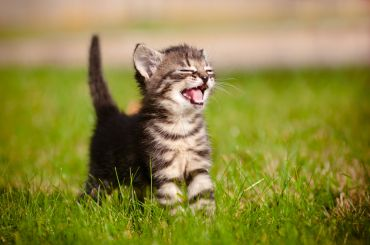
#> input picture images/cat.jpg, 370 x 245 px, found by its file name
$ python tpHistogram.py
#> lines starting #> are read from the running program, lines starting #| are printed output that depends on the picture; after the words box and inside, x2 and y2 are one past the last pixel; in counts of white or black regions, pixels touching at a corner belong together
#TODO : Deposer pdf et raport de deux page~

import numpy as np
import cv2

def threshold_otsu(image):
    # Compute the histogram of the image
    hist, bins = np.histogram(image.flatten(), bins=256, range=[0, 256])

    # Normalize the histogram
    hist = hist.astype(float) / hist.sum()

    # Compute the cumulative sum of the histogram
    cum_sum = np.cumsum(hist)

    # Compute the cumulative mean
    cum_mean = np.cumsum(hist * np.arange(256))

    # Initialize variables
    max_variance = 0
    threshold = 0

    # Iterate over all possible thresholds
    for t in range(1, 256):
        # Background and foreground probabilities
        w_b = cum_sum[t]
        w_f = 1.0 - w_b

        # Background and foreground means
        if w_b > 0 and w_f > 0:
            mean_b = cum_mean[t] / w_b
            mean_f = (cum_mean[-1] - cum_mean[t]) / w_f

            # Calculate between-class variance
            variance = w_b * w_f * (mean_b - mean_f) ** 2

            # Update the threshold if this variance is the highest so far
            if variance > max_variance:
                max_variance = variance
                threshold = t

    # Apply the threshold to the image
    res = np.where(image > threshold, 255, 0).astype(np.uint8)

    return res

def main():
    # Load the image in grayscale mode
    image = cv2.imread("TD4/images/cat.jpg", cv2.IMREAD_GRAYSCALE)
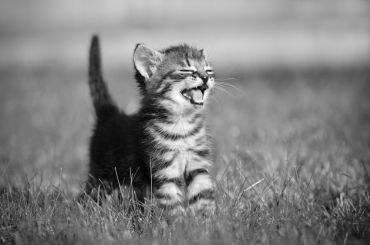
#> image: shape (245, 370); min 0, max 255, mean 128.8

    # Check if the image was loaded successfully
    if image is None:
        print("Error: Could not load image.")
        return

    # Apply Otsu's thresholding
    otsu_image = threshold_otsu(image)
#> in threshold_otsu, `hist, bins = np.histogram(image.flatten(), bins=256, range=[0, 256])`: hist = 256 values, max 991 at index 138, min 1 at index 249, mean 354.1; bins = 257 values from 0 to 256
#> in threshold_otsu, `hist = hist.astype(float) / hist.sum()`: hist = 256 values, max 0.0109 at index 138, min 1.1e-05 at index 249, mean 0.00391
#> in threshold_otsu, `cum_sum = np.cumsum(hist)`: cum_sum = 256 values from 0.00011 to 1
#> in threshold_otsu, `cum_mean = np.cumsum(hist * np.arange(256))`: cum_mean = 256 values from 0 to 128.8
#> the loop in threshold_otsu, `for t in range(1, 256):` made 255 passes
#> (w_b, w_f, mean_b, mean_f, variance, max_variance) on passes 1 to 12: (0.000177, 1, 0.375, 128.8, 2.91, 2.91), (0.000276, 1, 0.96, 128.8, 4.51, 4.51), (0.000408, 1, 1.62, 128.8, 6.6, 6.6), (0.000629, 0.999, 2.46, 128.8, 10.04, 10.04), (0.000927, 0.999, 3.27, 128.9, 14.6, 14.6), (0.00125, 0.999, 3.97, 128.9, 19.43, 19.43), (0.00153, 0.998, 4.54, 128.9, 23.7, 23.7), (0.00195, 0.998, 5.28, 129, 29.83, 29.83), (0.00259, 0.997, 6.2, 129.1, 39.04, 39.04), (0.0035, 0.997, 7.18, 129.2, 51.87, 51.87), (0.00486, 0.995, 8.26, 129.3, 70.99, 70.99), (0.00654, 0.993, 9.22, 129.5, 94.1, 94.1)
#> (w_b, w_f, mean_b) on pass 100: (0.235, 0.765, 65.1)
#> after the loop in threshold_otsu, `for t in range(1, 256):`: max_variance = 1324.6; threshold = 122
#> in threshold_otsu, `res = np.where(image > threshold, 255, 0).astype(np.uint8)`:
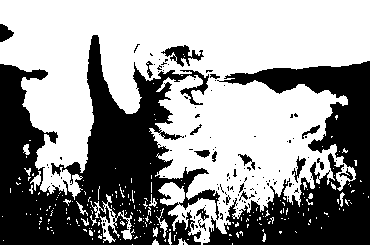
#> res: shape (245, 370); 58.6% white; 128 black regions (109 under 20 px), largest, box (x1, y1, x2, y2) and area: (0, 35, 220, 245) 22184, (203, 61, 370, 245) 13574, (161, 45, 204, 67) 391

    # Save the thresholded image
    cv2.imwrite('otsu_thresholded_image.png', otsu_image)
    print("Otsu thresholded image saved as 'otsu_thresholded_image.png'.")

if __name__ == "__main__":
    main()

$ run again, with images/camera.png saved as images/cat.jpg
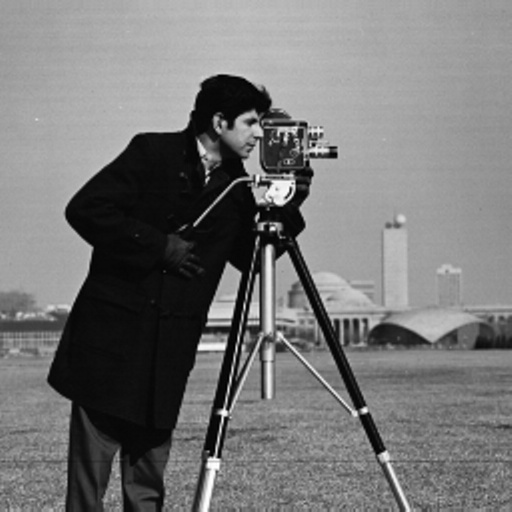
#> input picture images/camera.png, 512 x 512 px, found by its file name
#> in main, image is the input picture: shape (512, 512); min 0, max 255, mean 118.3
#> in threshold_otsu, `hist, bins = np.histogram(image.flatten(), bins=256, range=[0, 256])`: hist = 256 values, max 6223 at index 13, min 12 at index 254, mean 1024; bins = 257 values from 0 to 256
#> in threshold_otsu, `hist = hist.astype(float) / hist.sum()`: hist = 256 values, max 0.0237 at index 13, min 4.58e-05 at index 254, mean 0.00391
#> cum_sum = 256 values from 0.000336 to 1
#> cum_mean = 256 values from 0 to 118.3
#> the loop in threshold_otsu, `for t in range(1, 256):` made 255 passes
#> (w_b, w_f, mean_b, mean_f, variance, max_variance) on passes 1 to 8: (0.000664, 0.999, 0.494, 118.4, 9.22, 9.22), (0.00106, 0.999, 1.06, 118.4, 14.65, 14.65), (0.00157, 0.998, 1.68, 118.5, 21.36, 21.36), (0.0022, 0.998, 2.35, 118.6, 29.66, 29.66), (0.00307, 0.997, 3.1, 118.7, 40.94, 40.94), (0.00468, 0.995, 4.1, 118.8, 61.3, 61.3), (0.00991, 0.99, 5.63, 119.4, 127.1, 127.1), (0.0236, 0.976, 7, 121, 299.2, 299.2)
#> after the loop in threshold_otsu, `for t in range(1, 256):`: max_variance = 3246.3; threshold = 87
#> in threshold_otsu, `res = np.where(image > threshold, 255, 0).astype(np.uint8)`:
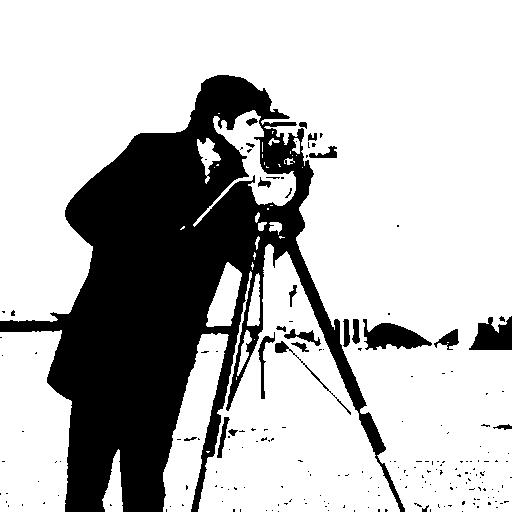
#> res: shape (512, 512); 73.6% white; 197 black regions (172 under 20 px), largest, box (x1, y1, x2, y2) and area: (0, 75, 405, 512) 64091, (363, 319, 432, 350) 1192, (469, 316, 512, 350) 981
